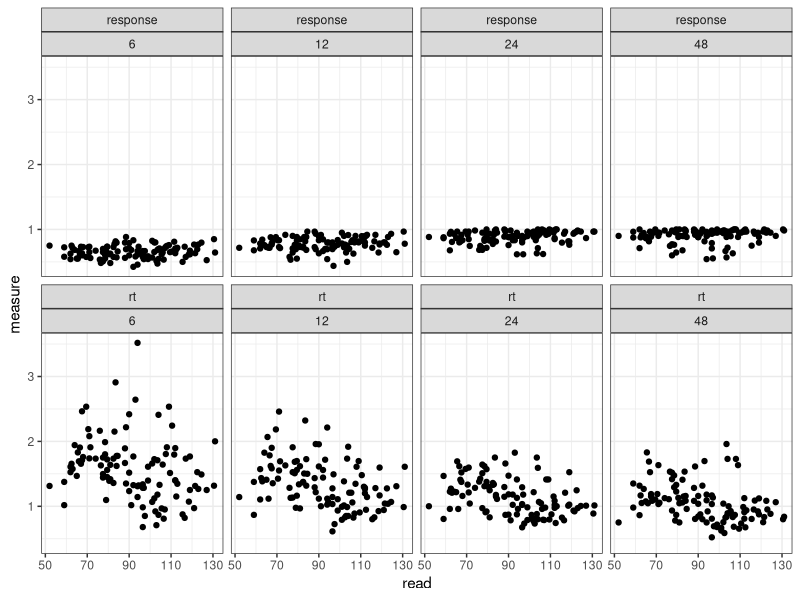
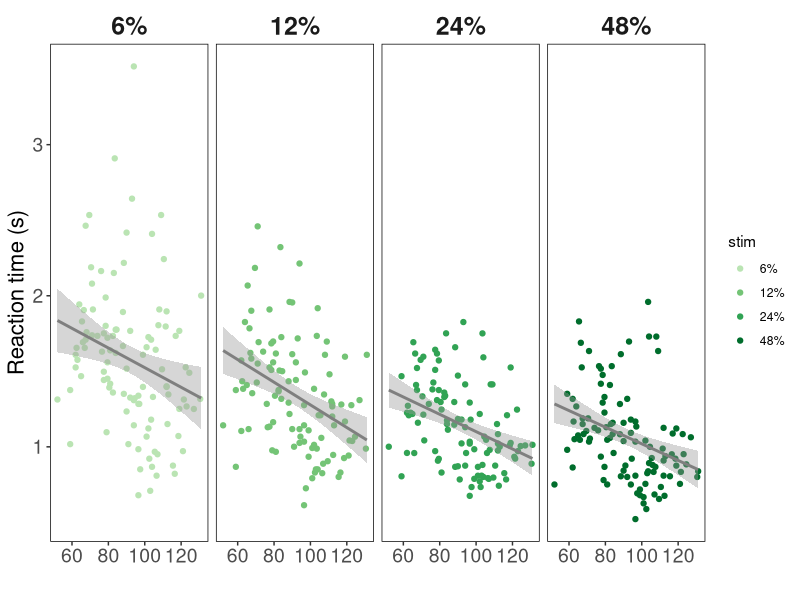
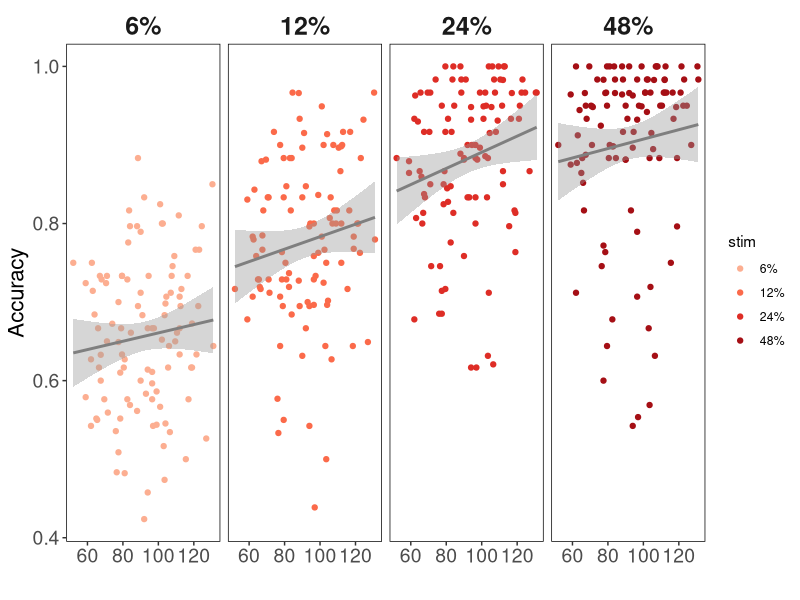
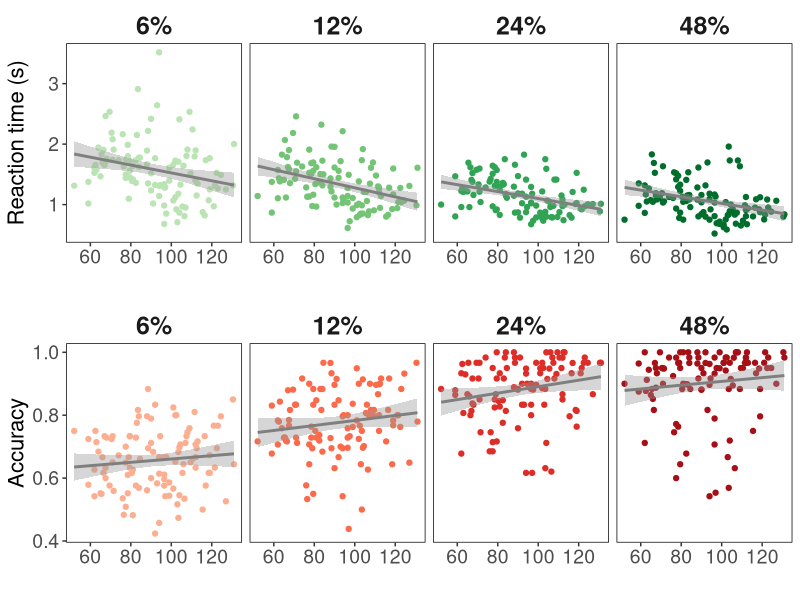
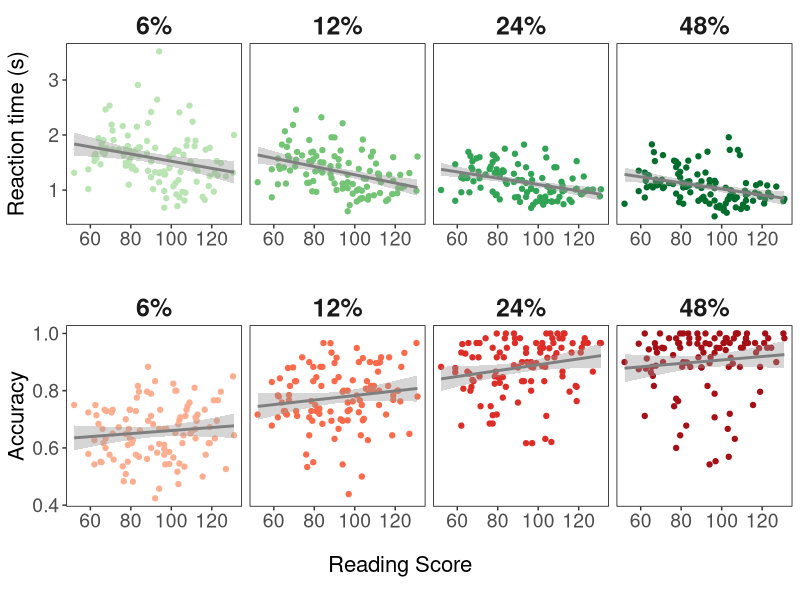

These figures' R source, in order:
# This figure makes scatter plots of reaction times and accuracy at each stimulus level
library(RColorBrewer)
library(dplyr)
library(ggplot2)
library(tidyr)
library(cowplot)
rm(list = ls())


# Load in the clean data
df <- read.csv('../Analysis/Clean_Motion_Data.csv')


## Remove any trials that violate our exemption rules- too fast or too slow
df <- df %>% 
  subset(rt > 0.2 & rt < 10) %>%
  subset(stim < 100)

## ## ## ## ## ## ##
## COLORMAP STUFF ##
## ## ## ## ## ## ##
## RED-PURPLE-BLUE
cmap <- rev(colorRampPalette(c("royalblue3", "firebrick3"))(3))


subj_agg <- df %>%
  group_by(subj_idx, stim) %>%
  summarise(
            read=unique(read),
            response=mean(response, na.rm=TRUE),
            rt = median(rt, na.rm = TRUE)) %>%
  gather(.,type,measure,response:rt) 


ggplot(subj_agg, aes(read,measure))+
  facet_wrap(type~stim, nrow = 2)+
  theme_bw()+
  geom_point()

subj_agg$stim <- as.factor(subj_agg$stim)
levels(subj_agg$stim) <- c("6%", "12%","24%","48%")

px1 <- ggplot(subset(subj_agg, type == "rt"), aes(read,measure))+
  geom_point(aes(colour = stim))+
  #scale_colour_brewer(palette = "Greens")+
  scale_colour_manual(values = brewer.pal(5,"Greens")[2:5])+
  facet_wrap(~stim, nrow = 1)+
  geom_smooth(method = "lm", colour = "gray50")+
  theme_bw()+
  ylab("Reaction time (s)")+
  xlab("")+
  theme(axis.title.y = element_text(size = 16),
        panel.grid.major = element_blank(),
        panel.grid.minor = element_blank(),
        strip.background = element_blank(),
        panel.border = element_rect(colour = "black", fill = NA),
        axis.title = element_text(size = 16),
        axis.text = element_text(size = 14),
        strip.text = element_text(size = 18, face = "bold"))+
  scale_x_continuous(breaks = c(60,80,100,120))
px1

px2 <- ggplot(subset(subj_agg, type == "response"), aes(read,measure))+
  geom_point(aes(colour = stim))+
  scale_colour_manual(values = brewer.pal(5,"Reds")[2:5])+
  facet_wrap(~stim, nrow = 1)+
  geom_smooth(method = "lm", colour = "gray50")+
  theme_bw()+
  ylab("Accuracy")+
  xlab("")+
  theme(axis.title.y = element_text(size = 16),
        panel.grid.major = element_blank(),
        panel.grid.minor = element_blank(),
        strip.background = element_blank(),
        panel.border = element_rect(colour = "black", fill = NA),
        axis.title = element_text(size = 16),
        axis.text = element_text(size = 14),
        strip.text = element_text(size = 18, face = "bold"))+
  scale_x_continuous(breaks = c(60,80,100,120))
px2

prow <- plot_grid( px1 + theme(legend.position="none"),
                   px2 + theme(legend.position="none"),
                   align = 'vh',
                   hjust = -0.5,
                   nrow = 2
)

prow

prow <- ggdraw(add_sub(prow, "Reading Score", y = 1, size = 16))
prow

## SAVE TO FILE
#setwd('./Figures')
ggsave("figure_indiv_rt_and_resp.pdf", prow,
       device=cairo_pdf, width=8, height=6)
ggsave("figure_indiv_rt_and_resp.png", prow,
       width = 8, height = 6, dpi = 300)


